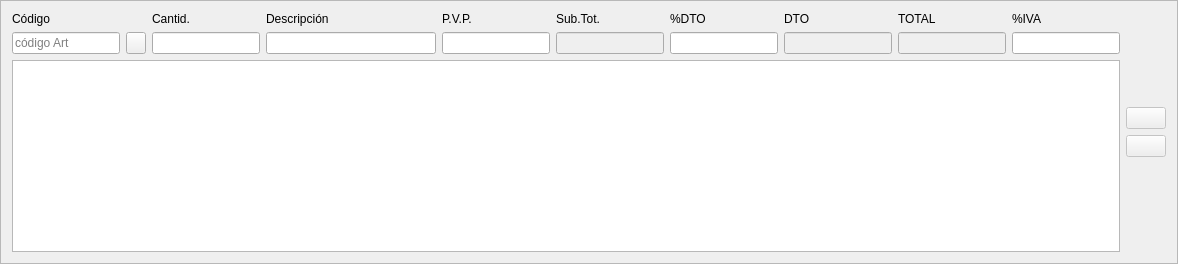
    <widget class="QFrame" name="frame_6">
     <property name="minimumSize">
      <size>
       <width>700</width>
       <height>0</height>
      </size>
     </property>
     <property name="frameShape">
      <enum>QFrame::StyledPanel</enum>
     </property>
     <property name="frameShadow">
      <enum>QFrame::Raised</enum>
     </property>
     <layout class="QGridLayout" name="gridLayout_10">
      <item row="0" column="0">
       <layout class="QVBoxLayout" name="verticalLayout_2">
        <item>
         <layout class="QGridLayout" name="gridLayout_9">
          <item row="0" column="0">
           <widget class="QLabel" name="label_17">
            <property name="text">
             <string>Código</string>
            </property>
           </widget>
          </item>
          <item row="0" column="2">
           <widget class="QLabel" name="label_18">
            <property name="text">
             <string>Cantid.</string>
            </property>
           </widget>
          </item>
          <item row="0" column="7">
           <widget class="QLabel" name="label_33">
            <property name="text">
             <string>DTO</string>
            </property>
           </widget>
          </item>
          <item row="1" column="7">
           <widget class="QLineEdit" name="txtDtoArticulo">
            <property name="enabled">
             <bool>false</bool>
            </property>
            <property name="alignment">
             <set>Qt::AlignRight|Qt::AlignTrailing|Qt::AlignVCenter</set>
            </property>
            <property name="readOnly">
             <bool>true</bool>
            </property>
           </widget>
          </item>
          <item row="0" column="3">
           <widget class="QLabel" name="label_19">
            <property name="text">
             <string>Descripción</string>
            </property>
           </widget>
          </item>
          <item row="0" column="4">
           <widget class="QLabel" name="label_30">
            <property name="text">
             <string>P.V.P.</string>
            </property>
           </widget>
          </item>
          <item row="0" column="5">
           <widget class="QLabel" name="label_31">
            <property name="text">
             <string>Sub.Tot.</string>
            </property>
           </widget>
          </item>
          <item row="1" column="5">
           <widget class="QLineEdit" name="txtSubtotalArticulo">
            <property name="enabled">
             <bool>false</bool>
            </property>
            <property name="alignment">
             <set>Qt::AlignRight|Qt::AlignTrailing|Qt::AlignVCenter</set>
            </property>
            <property name="readOnly">
             <bool>true</bool>
            </property>
           </widget>
          </item>
          <item row="1" column="6">
           <widget class="QLineEdit" name="txtPorcDtoArticulo">
            <property name="alignment">
             <set>Qt::AlignRight|Qt::AlignTrailing|Qt::AlignVCenter</set>
            </property>
            <property name="readOnly">
             <bool>true</bool>
            </property>
            <property name="placeholderText">
             <string/>
            </property>
           </widget>
          </item>
          <item row="0" column="6">
           <widget class="QLabel" name="label_32">
            <property name="text">
             <string>%DTO</string>
            </property>
           </widget>
          </item>
          <item row="1" column="0">
           <widget class="QLineEdit" name="txtcCodigoArticulo">
            <property name="readOnly">
             <bool>true</bool>
            </property>
            <property name="placeholderText">
             <string>código Art</string>
            </property>
           </widget>
          </item>
          <item row="1" column="4">
           <widget class="QLineEdit" name="txtPVPArticulo">
            <property name="alignment">
             <set>Qt::AlignRight|Qt::AlignTrailing|Qt::AlignVCenter</set>
            </property>
            <property name="readOnly">
             <bool>true</bool>
            </property>
            <property name="placeholderText">
             <string/>
            </property>
           </widget>
          </item>
          <item row="0" column="8">
           <widget class="QLabel" name="label_34">
            <property name="text">
             <string>TOTAL</string>
            </property>
           </widget>
          </item>
          <item row="1" column="3">
           <widget class="QLineEdit" name="txtDescripcionArticulo">
            <property name="minimumSize">
             <size>
              <width>170</width>
              <height>0</height>
             </size>
            </property>
            <property name="readOnly">
             <bool>true</bool>
            </property>
            <property name="placeholderText">
             <string/>
            </property>
           </widget>
          </item>
          <item row="1" column="8">
           <widget class="QLineEdit" name="txtTotalArticulo">
            <property name="enabled">
             <bool>false</bool>
            </property>
            <property name="alignment">
             <set>Qt::AlignRight|Qt::AlignTrailing|Qt::AlignVCenter</set>
            </property>
            <property name="readOnly">
             <bool>true</bool>
            </property>
           </widget>
          </item>
          <item row="1" column="2">
           <widget class="QLineEdit" name="txtcCantidadArticulo">
            <property name="alignment">
             <set>Qt::AlignRight|Qt::AlignTrailing|Qt::AlignVCenter</set>
            </property>
            <property name="readOnly">
             <bool>true</bool>
            </property>
            <property name="placeholderText">
             <string/>
            </property>
           </widget>
          </item>
          <item row="1" column="1">
           <widget class="QPushButton" name="btnAnadirLinea">
            <property name="maximumSize">
             <size>
              <width>20</width>
              <height>16777215</height>
             </size>
            </property>
            <property name="toolTip">
             <string>Añadir línea con los datos cargados</string>
            </property>
            <property name="text">
             <string/>
            </property>
            <property name="icon">
             <iconset resource="terra.qrc">
              <normaloff>:/Icons/PNG/add.png</normaloff>:/Icons/PNG/add.png</iconset>
            </property>
           </widget>
          </item>
          <item row="1" column="9">
           <widget class="QLineEdit" name="txtPorcIVAArticulo"/>
          </item>
          <item row="0" column="9">
           <widget class="QLabel" name="label_35">
            <property name="text">
             <string>%IVA</string>
            </property>
           </widget>
          </item>
         </layout>
        </item>
        <item>
         <widget class="QTableView" name="Lineas">
          <property name="alternatingRowColors">
           <bool>true</bool>
          </property>
          <property name="selectionMode">
           <enum>QAbstractItemView::SingleSelection</enum>
          </property>
          <property name="selectionBehavior">
           <enum>QAbstractItemView::SelectRows</enum>
          </property>
          <property name="gridStyle">
           <enum>Qt::DotLine</enum>
          </property>
          <attribute name="verticalHeaderVisible">
           <bool>false</bool>
          </attribute>
          <attribute name="verticalHeaderHighlightSections">
           <bool>false</bool>
          </attribute>
         </widget>
        </item>
       </layout>
      </item>
      <item row="0" column="1">
       <layout class="QVBoxLayout" name="verticalLayout">
        <item>
         <spacer name="verticalSpacer">
          <property name="orientation">
           <enum>Qt::Vertical</enum>
          </property>
          <property name="sizeHint" stdset="0">
           <size>
            <width>20</width>
            <height>40</height>
           </size>
          </property>
         </spacer>
        </item>
        <item>
         <widget class="QPushButton" name="botEditarLinea">
          <property name="enabled">
           <bool>false</bool>
          </property>
          <property name="toolTip">
           <string>Editar la línea seleccionada</string>
          </property>
          <property name="text">
           <string/>
          </property>
          <property name="icon">
           <iconset resource="terra.qrc">
            <normaloff>:/Icons/PNG/edit.png</normaloff>:/Icons/PNG/edit.png</iconset>
          </property>
          <property name="iconSize">
           <size>
            <width>24</width>
            <height>24</height>
           </size>
          </property>
         </widget>
        </item>
        <item>
         <widget class="QPushButton" name="botBorrarLinea">
          <property name="enabled">
           <bool>false</bool>
          </property>
          <property name="toolTip">
           <string>Borrar la línea seleccionada</string>
          </property>
          <property name="text">
           <string/>
          </property>
          <property name="icon">
           <iconset resource="terra.qrc">
            <normaloff>:/Icons/PNG/Delete.png</normaloff>:/Icons/PNG/Delete.png</iconset>
          </property>
          <property name="iconSize">
           <size>
            <width>24</width>
            <height>24</height>
           </size>
          </property>
         </widget>
        </item>
        <item>
         <spacer name="verticalSpacer_3">
          <property name="orientation">
           <enum>Qt::Vertical</enum>
          </property>
          <property name="sizeHint" stdset="0">
           <size>
            <width>20</width>
            <height>40</height>
           </size>
          </property>
         </spacer>
        </item>
       </layout>
      </item>
     </layout>
    </widget>
